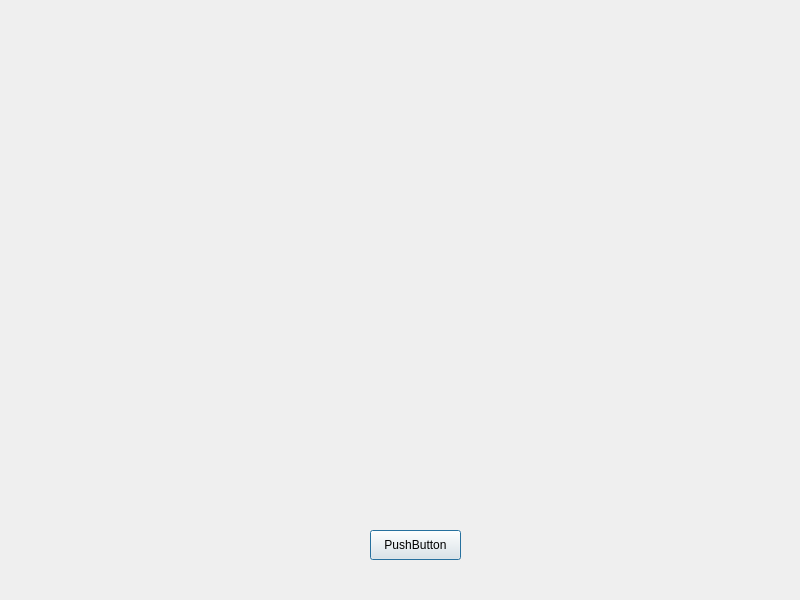
<?xml version="1.0" encoding="UTF-8"?>
<ui version="4.0">
 <class>picture</class>
 <widget class="QDialog" name="picture">
  <property name="geometry">
   <rect>
    <x>0</x>
    <y>0</y>
    <width>800</width>
    <height>600</height>
   </rect>
  </property>
  <property name="windowTitle">
   <string>picture</string>
  </property>
  <widget class="QPushButton" name="pushButton">
   <property name="geometry">
    <rect>
     <x>370</x>
     <y>530</y>
     <width>91</width>
     <height>30</height>
    </rect>
   </property>
   <property name="text">
    <string>PushButton</string>
   </property>
   <property name="checkable">
    <bool>true</bool>
   </property>
  </widget>
  <widget class="QLabel" name="label">
   <property name="geometry">
    <rect>
     <x>170</x>
     <y>-30</y>
     <width>471</width>
     <height>551</height>
    </rect>
   </property>
   <property name="text">
    <string/>
   </property>
  </widget>
 </widget>
 <resources/>
 <connections/>
</ui>
